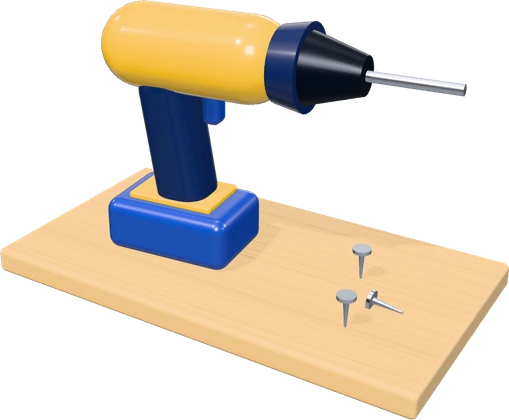
#> input picture img/kosten-3d/boor.webp, 509 x 420 px
$ python dienst-montage-3d.py
#> lines starting #> are read from the running program, lines starting #| are printed output that depends on the picture; after the words box and inside, x2 and y2 are one past the last pixel; in counts of white or black regions, pixels touching at a corner belong together
"""dienst-montage.webp (720x540) en dienst-montage-uit.webp (1080x810): de 3D-boor uit kosten-3d op een
achtergrond in merkblauw, als vervanging van dienst-handyman (door de gebruiker op "delete" gezet).
Foto en uitsnede liggen pixel voor pixel op dezelfde plek, zoals bij de andere dienstfoto's."""
import sys
from pathlib import Path
from PIL import Image, ImageDraw, ImageFilter

WORTEL = Path(__file__).resolve().parent.parent
UIT = Path(sys.argv[1]) if len(sys.argv) > 1 else WORTEL / "img"
W, H = 1080, 810
render = Image.open(WORTEL / "img/kosten-3d/boor.webp").convert("RGBA")
#> render is the input picture: PIL image 509x420 RGBA; mean R, G, B, A 94.9, 83.9, 68.4, 114.2
bb = render.getbbox()
#> bb = (0, 0, 509, 420)
render = render.crop(bb)
# de render beslaat 64% van de breedte en staat met zijn onderkant op 90% van de hoogte, midden
rb = round(W * .64); rh = round(render.height * rb / render.width)
render = render.resize((rb, rh), Image.LANCZOS)
#> render: PIL image 691x570 RGBA
x = (W - rb) // 2; y = round(H * .90) - rh

# achtergrond: primary-100 boven naar primary-200 onder, met een zachte vloer
def mix(a, b, t): return tuple(round(a[i] + (b[i] - a[i]) * t) for i in range(3))
boven, onder = (0xE6, 0xEF, 0xFF), (0xB9, 0xD0, 0xF7)
grond = Image.new("RGB", (W, H))
#> grond: PIL image 1080x810 RGB; every value is 0
d = ImageDraw.Draw(grond)
for yy in range(H):
    d.line([(0, yy), (W, yy)], fill=mix(boven, onder, (yy / H) ** 1.4))
schaduw = Image.new("L", (W, H), 0)
#> schaduw: PIL image 1080x810 L; every value is 0
ImageDraw.Draw(schaduw).ellipse([x + rb * .08, y + rh - 34, x + rb * .92, y + rh + 30], fill=120)
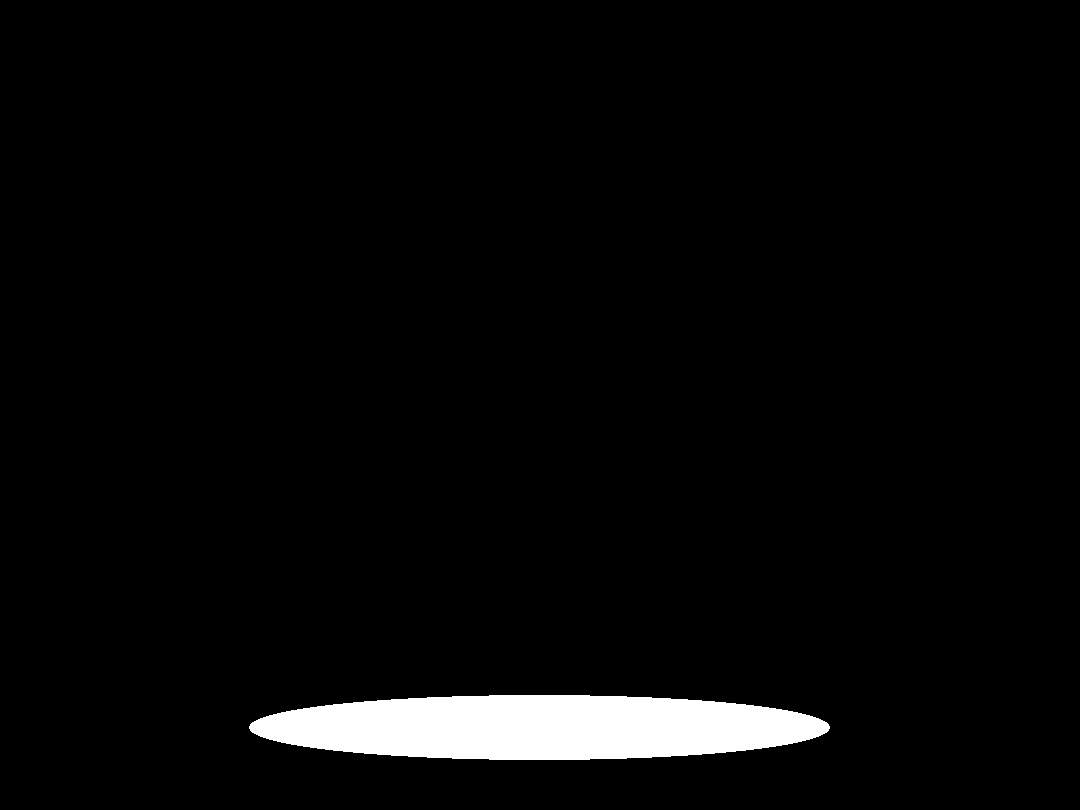
#> schaduw: PIL image 1080x810 L; values 0 (black) and 120 (white), 3.4% white; 1 white region, box (x1, y1, x2, y2) and area: (249, 695, 830, 760) 29737
schaduw = schaduw.filter(ImageFilter.GaussianBlur(22))
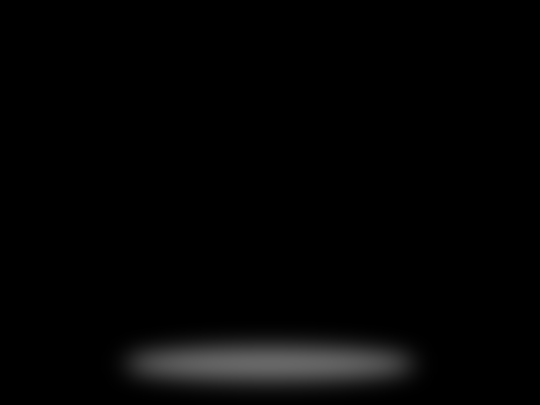
#> schaduw: PIL image 1080x810 L (shown at 1/2 size); min 0, max 102, mean 4.1
grond.paste((11, 35, 82), (0, 0), schaduw.point(lambda v: round(v * .55)))
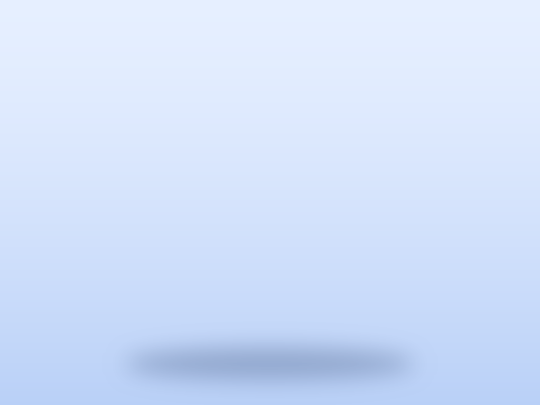
#> grond: PIL image 1080x810 RGB (shown at 1/2 size); mean R, G, B 209.7, 224.5, 250.2

foto = grond.convert("RGBA")
foto.alpha_composite(render, (x, y))
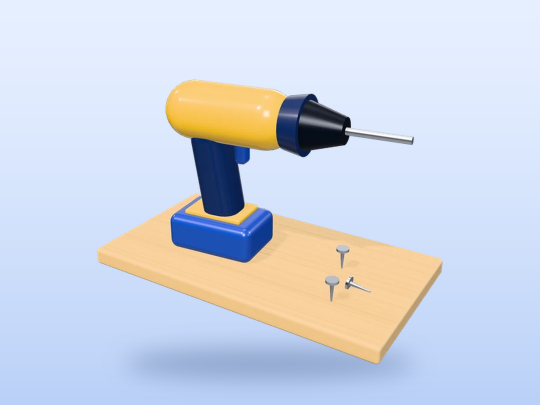
#> foto: PIL image 1080x810 RGBA (shown at 1/2 size); mean R, G, B, A 206.2, 213.2, 226.9, 255
foto.convert("RGB").resize((720, 540), Image.LANCZOS).save(UIT / "dienst-montage.webp", quality=86, method=6)

uit = Image.new("RGBA", (W, H), (0, 0, 0, 0))
#> uit: PIL image 1080x810 RGBA; every value is 0
uit.alpha_composite(render, (x, y))
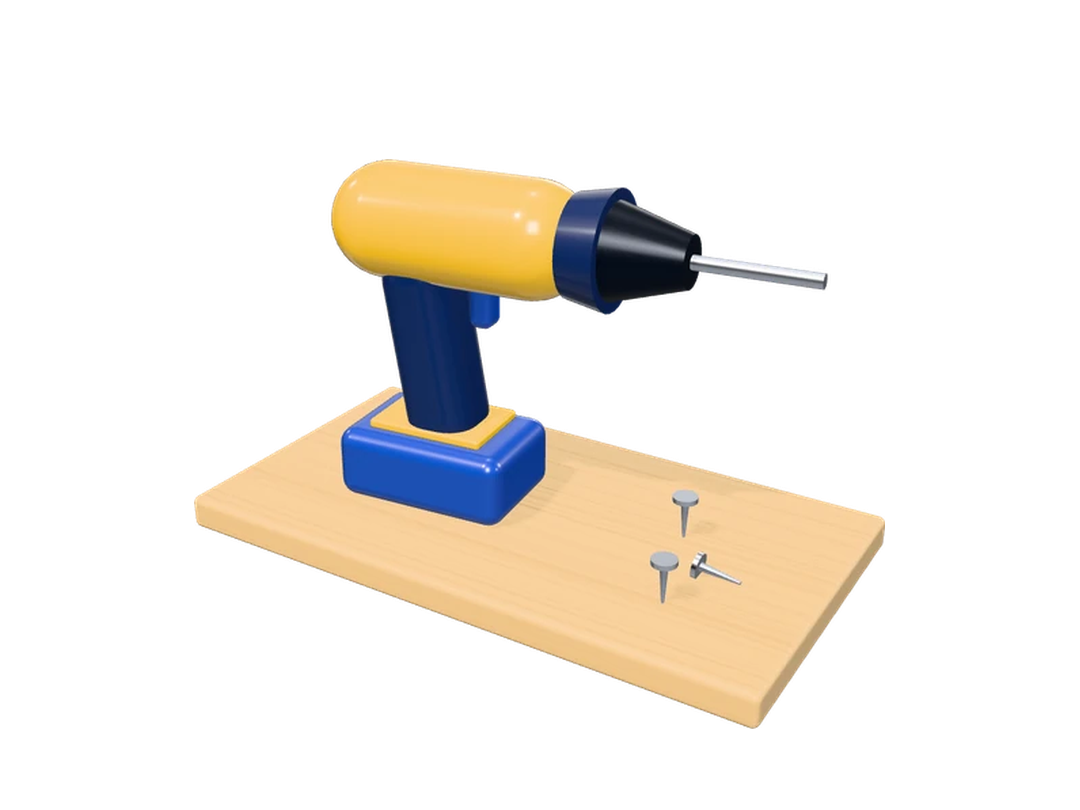
#> uit: PIL image 1080x810 RGBA; mean R, G, B, A 39.8, 35, 28.2, 51.4; transparent parts drawn white
uit.save(UIT / "dienst-montage-uit.webp", quality=90, method=6)
print("render", rb, "x", rh, "op", x, y)
#| render 691 x 570 op 194 159

$ run again, with img/kosten-3d/gereedschap.webp copied over img/kosten-3d/boor.webp
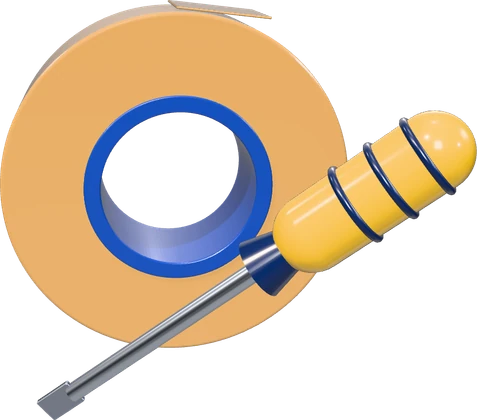
#> input picture img/kosten-3d/gereedschap.webp, 477 x 420 px
#> render is the input picture: PIL image 477x420 RGBA; mean R, G, B, A 102.2, 85.8, 65.8, 122.8
#> bb = (0, 0, 477, 420)
#> render: PIL image 691x608 RGBA
#> `foto.alpha_composite(render, (x, y))`:
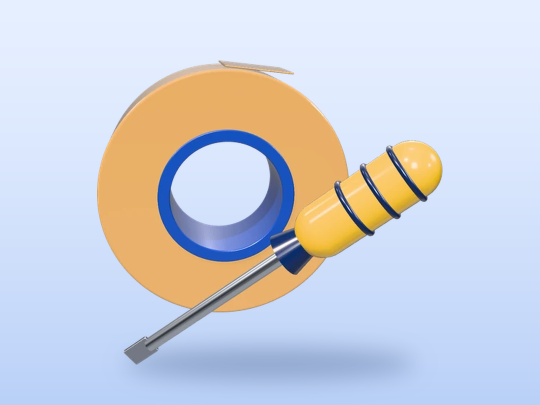
#> foto: PIL image 1080x810 RGBA (shown at 1/2 size); mean R, G, B, A 205.1, 209, 219.5, 255
#> `uit.alpha_composite(render, (x, y))`:
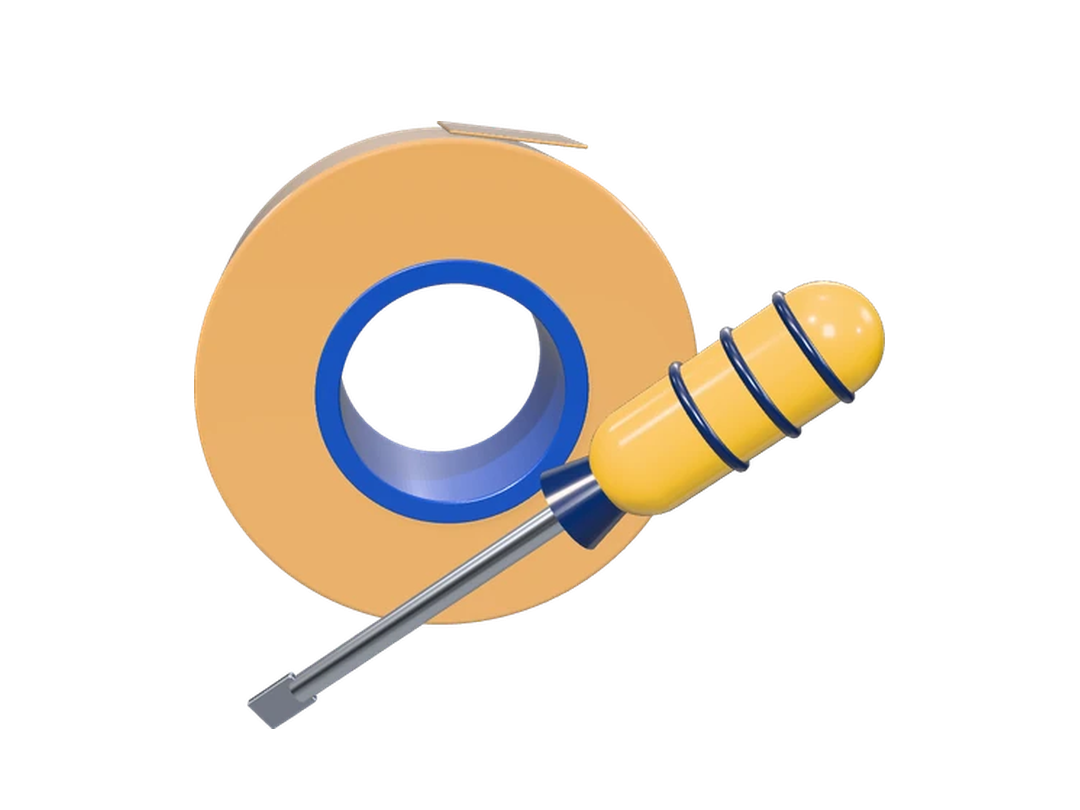
#> uit: PIL image 1080x810 RGBA; mean R, G, B, A 46.1, 38.2, 28.7, 59; transparent parts drawn white
#| render 691 x 608 op 194 121
